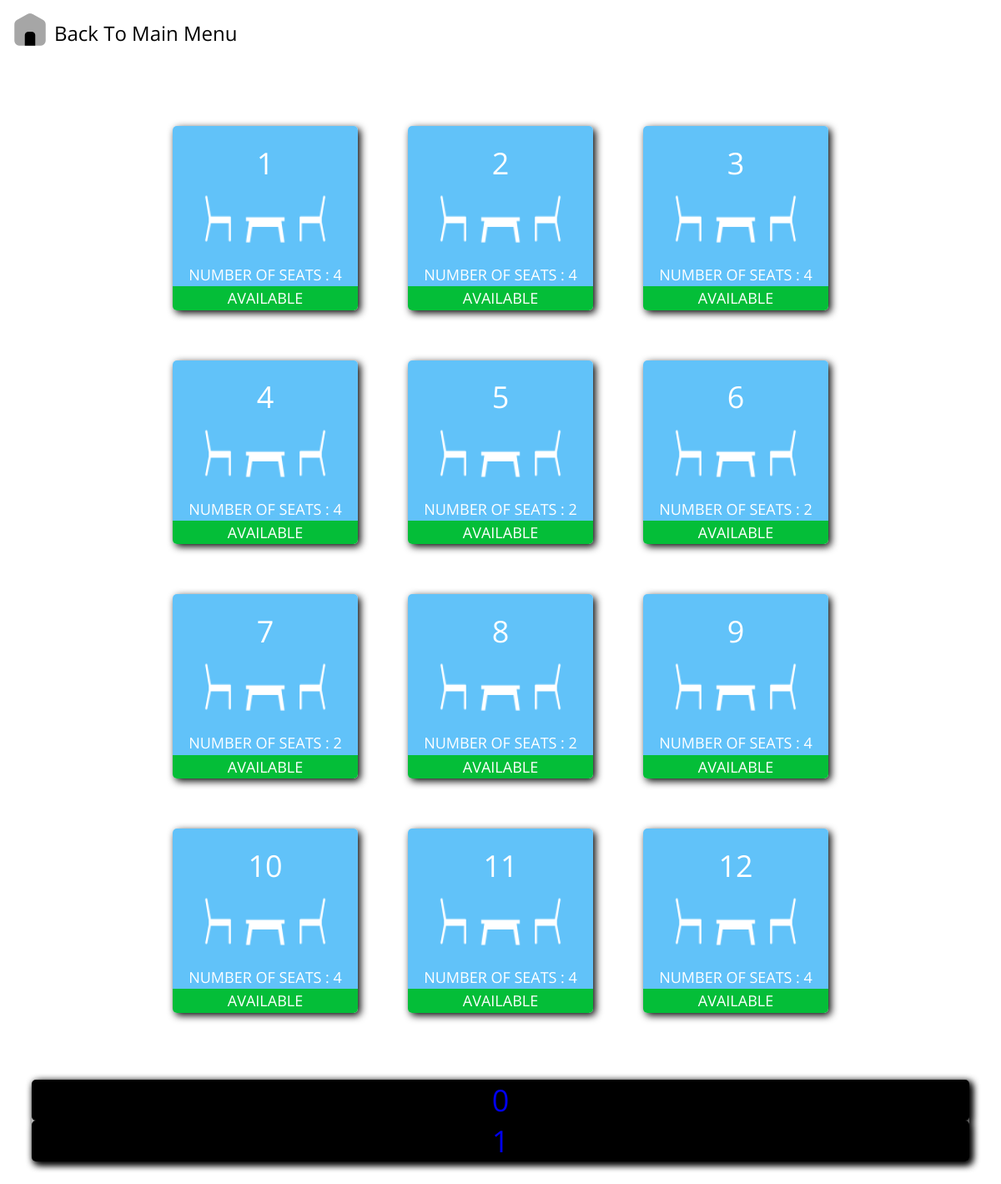
The app's page /tables.php?lantai=0 with its own data.
### tables this page shows
CREATE TABLE `meja` (
  `no_meja` int(2) NOT NULL,
  `jumlah_kursi` int(2) NOT NULL,
  `status_meja` varchar(25) NOT NULL,
  `lantai` int(2) NOT NULL
);

### tables.php (the view, shortened to what this page needs)
<?php
include_once("conn.php");
$targeted_floor = $_GET["lantai"];
$select_query="SELECT * FROM meja WHERE lantai=$targeted_floor";
$select_exec=$conn->query($select_query);
  function get_floor(){
    $query="SELECT DISTINCT lantai from meja;";
    $floor_exec=$GLOBALS['conn']->query($query)->fetchAll();
    $floors=array();
    foreach($floor_exec as $floor){
        array_push($floors, $floor["lantai"]);
    }
    return $floors;
  }
  ?>
<!DOCTYPE html>
<html lang="en">
  <head>
<link rel="stylesheet" href="viewtables.css" />
  </head>
  <body>
  <a href="index.php" class="home-anchor"><table>
        <tr>
            <td><img src="Data\Images\menu.png" alt="back to main menu"></td>
            <td>Back To Main Menu</td>
        </tr>
    </table></a>
    <?php
    echo "<div class='container'>";
    while($table = $select_exec->fetch(PDO::FETCH_ASSOC)){
      $table_info="";
        if($table["status_meja"]==0){
            $status_meja="AVAILABLE";
            $table_info="AVAILABLE";
            $img_url="Data\Images\meja_available.png";
            $btn_img="Data\Images\Dine.png";
            $btn_alt="Dine In";
            $btn_url="dinein.php";
        }
        echo "
        <div class='table-content'>
          <div class='table-num'>$table[no_meja]</div>
          <div class='table-image'>
            <img
            src=$img_url
            alt='meja_$status_meja'
            class='table-img'
          /></div>
            <div class='table-capacity table-capacity-$status_meja'>NUMBER OF SEATS : $table[jumlah_kursi]</div>
            <div class='table-status table-status-$status_meja'>
            $table_info
            </div>
            <div class='table-btn'>
              <a href=$btn_url?table_id=$table[no_meja]><img src=$btn_img alt=$btn_alt /></a>
            </div>";
          echo"</div>";
    }echo "</div>";
    ?>
    <div class="floor-select">
      <?php
        $total_lantai=get_floor();
        foreach( $total_lantai as $lantai){
          echo      "<div class=floor_button_div>
          <a class=floor_button href=tables.php?lantai=$lantai>$lantai</a>
        </div>";
        }
      ?>
    </div>
  </body>
</html>

### viewtables.css (style rules this page uses)
a { text-decoration: none; }
.home-anchor { text-decoration: none; width: auto; margin: auto; color: black; font-family: 'Open Sans', sans-serif; font-size: 24px; }
.container { margin: 50px; display: flex; flex-wrap: wrap; justify-content: center; align-items: center; }
.table-content,.floor-select { position: relative; margin: 30px; font-family: 'Open Sans', sans-serif; text-align: center; align-items: center; align-content: center; border: 0; border-radius: 5px; box-shadow: 3px 3px 10px black; }
.table-capacity, .table-status, .reserve_details { font-size: 18px; color: white; }
.table-num { font-size: 36px; color: white; position: absolute; width: 98%; height: 40%; top: 0; left: 1%; display: flex; justify-content: center; align-items: center; flex-direction: column; }
.table-capacity { padding: 0 1% 1% 1%; }
.table-capacity-AVAILABLE { background-color: #61C2F9;; }
.table-status { border-radius: 0 0 5px 5px; padding: 1% 0; }
.table-status-AVAILABLE { background-color: #04BE38; }
.table-image { height: 166px }
.floor-select { font-size: 36px; color: #ffff; text-decoration: none; }
.floor_button_div { height: 125%; width: auto; border-radius: 5px; background-color: black; box-shadow: 3px 3px 10px black; }

### records on screen
meja: no_meja "1", jumlah_kursi "4", status_meja "AVAILABLE"
meja: no_meja "2", jumlah_kursi "4", status_meja "AVAILABLE"
meja: no_meja "3", jumlah_kursi "4", status_meja "AVAILABLE"
meja: no_meja "4", jumlah_kursi "4", status_meja "AVAILABLE"
meja: no_meja "5", jumlah_kursi "2", status_meja "AVAILABLE"
meja: no_meja "6", jumlah_kursi "2", status_meja "AVAILABLE"
meja: no_meja "7", jumlah_kursi "2", status_meja "AVAILABLE"
meja: no_meja "8", jumlah_kursi "2", status_meja "AVAILABLE"
meja: no_meja "9", jumlah_kursi "4", status_meja "AVAILABLE"
meja: no_meja "10", jumlah_kursi "4", status_meja "AVAILABLE"
meja: no_meja "11", jumlah_kursi "4", status_meja "AVAILABLE"
meja: no_meja "12", jumlah_kursi "4", status_meja "AVAILABLE"

### other values on screen
$lantai "0"
$lantai "1"
